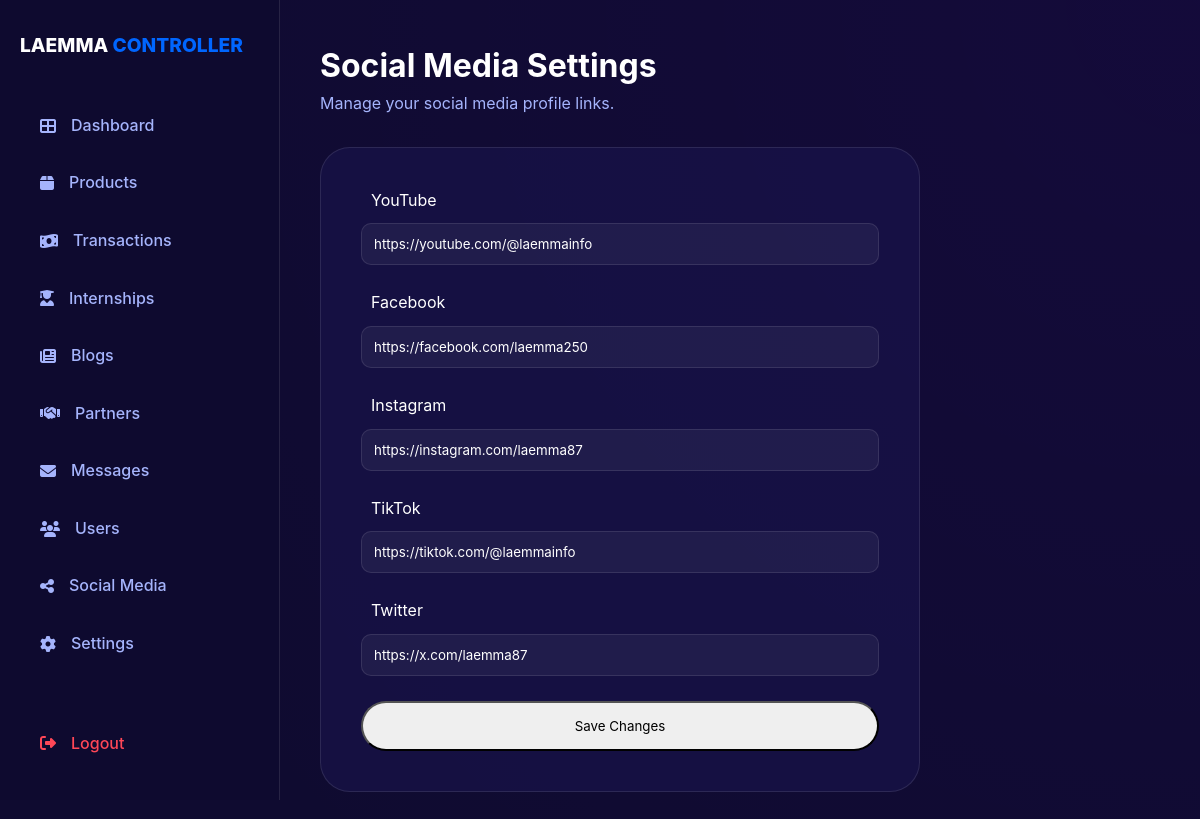
Page /admin/social_media.php (signed in) on the committed database.
### tables this page shows
CREATE TABLE IF NOT EXISTS social_media (
    id INT AUTO_INCREMENT PRIMARY KEY,
    platform VARCHAR(50) NOT NULL,
    url VARCHAR(255) NOT NULL,
    username VARCHAR(100) NULL,
    status ENUM('Visible', 'Hidden') DEFAULT 'Visible',
    icon VARCHAR(50) NULL,
    updated_at TIMESTAMP DEFAULT CURRENT_TIMESTAMP ON UPDATE CURRENT_TIMESTAMP
);

### admin/social_media.php (the view, shortened to what this page needs)
<?php include 'admin_header.php'; ?>
<?php
try {
    $links = $pdo->query("SELECT * FROM social_media")->fetchAll();
} catch (PDOException $e) {
    $links = [];
}
?>
<div style="margin-bottom: 30px;">
    <h1>Social Media <span>Settings</span></h1>
    <p style="color: var(--text-muted);">Manage your social media profile links.</p>
</div>
<div style="background: var(--glass); padding: 40px; border-radius: 30px; border: 1px solid var(--glass-border); max-width: 600px;">
    <form method="POST">
        <?php foreach ($links as $link): ?>
            <div class="form-group" style="margin-bottom: 25px;">
                <label style="display: flex; align-items: center; gap: 10px; margin-bottom: 10px; text-transform: capitalize;">
                    <?php echo htmlspecialchars($link['platform']); ?>
                </label>
                <input type="url" name="links[<?php echo $link['id']; ?>]" value="<?php echo htmlspecialchars($link['url']); ?>"
                       style="width: 100%; padding: 12px; background: rgba(255,255,255,0.05); border: 1px solid var(--glass-border); border-radius: 10px; color: white;">
            </div>
        <?php endforeach; ?>
        <?php if (empty($links)): ?>
            <p style="color: var(--text-muted); margin-bottom: 20px;">No social media links found in database. Run database update script.</p>
        <?php else: ?>
            <button type="submit" class="btn-submit" style="width: 100%; padding: 15px; border-radius: 50px;">Save Changes</button>
        <?php endif; ?>
    </form>
</div>
</div>
</body>
</html>

### admin/admin_header.php (shortened to what this page needs)
<!DOCTYPE html>
<html lang="en">
<head>
    <link rel="stylesheet" href="/laemmainfotech/assets/css/style.css">
    <link rel="stylesheet" href="https://cdnjs.cloudflare.com/ajax/libs/font-awesome/6.4.0/css/all.min.css">
</head>
<body>
    <div class="sidebar">
        <a href="/laemmainfotech/index.php" class="sidebar-brand">LAEMMA <span style="color: var(--primary);">CONTROLLER</span></a>
        <ul class="nav-menu">
            <li><a href="controller.php"><i class="fas fa-th-large"></i> Dashboard</a></li>
            <li><a href="products.php"><i class="fas fa-box"></i> Products</a></li>
            <li><a href="transactions.php"><i class="fas fa-money-bill-wave"></i> Transactions</a></li>
            <li><a href="internships.php"><i class="fas fa-user-graduate"></i> Internships</a></li>
            <li><a href="blogs.php"><i class="fas fa-newspaper"></i> Blogs</a></li>
            <li><a href="partners.php"><i class="fas fa-handshake"></i> Partners</a></li>
            <li><a href="messages.php"><i class="fas fa-envelope"></i> Messages</a></li>
            <li><a href="users.php"><i class="fas fa-users"></i> Users</a></li>
            <li><a href="social_media.php"><i class="fas fa-share-alt"></i> Social Media</a></li>
            <li><a href="settings.php"><i class="fas fa-cog"></i> Settings</a></li>
            <li style="margin-top: 50px;"><a href="/laemmainfotech/logout.php" style="color: #ff4757;"><i class="fas fa-sign-out-alt"></i> Logout</a></li>
        </ul>
    </div>
    <div class="main-content">

### assets/css/style.css (style rules this page uses)
:root { --primary: #0066FF; --secondary: #00D2FF; --accent-purple: #7000FF; --background: #0F0B30; --surface: #1A154D; --text-main: #FFFFFF; --text-muted: #A5B4FC; --border: rgba(255, 255, 255, 0.1); --glass: rgba(26, 21, 77, 0.6); --glass-border: rgba(255, 255, 255, 0.1); --shadow: 0 20px 40px rgba(0, 0, 0, 0.4); --gradient: linear-gradient(135deg, var(--primary), var(--secondary)); --purple-gradient: linear-gradient(135deg, var(--accent-purple), var(--primary)); --card-gradient: linear-gradient(135deg, rgba(26, 21, 77, 0.8) 0%, rgba(15, 11, 48, 0.9) 100%); }
* { margin: 0; padding: 0; box-sizing: border-box; font-family: 'Inter', system-ui, -apple-system, sans-serif; }
body { background-color: var(--background); color: var(--text-main); line-height: 1.6; overflow-x: hidden; background-image: radial-gradient(circle at 50% -20%, rgba(112, 0, 255, 0.15), transparent); }
a { text-decoration: none; color: inherit; transition: 0.3s; }
ul { list-style: none; }

### admin/admin_header.php (style rules this page uses)
body { display: flex; min-height: 100vh; background: var(--background); color: var(--text-main); }
.sidebar { width: 280px; background: rgba(15, 11, 48, 0.95); border-right: 1px solid var(--border); padding: 30px 20px; position: fixed; height: 100vh; backdrop-filter: blur(20px); z-index: 100; }
.main-content { margin-left: 280px; flex: 1; padding: 40px; background-image: radial-gradient(circle at 100% 0%, rgba(112, 0, 255, 0.05), transparent); }
.sidebar-brand { font-weight: 800; font-size: 1.2rem; margin-bottom: 40px; display: block; color: var(--text-main); }
.nav-menu li { margin-bottom: 8px; }
.nav-menu a { display: flex; align-items: center; gap: 15px; padding: 12px 20px; border-radius: 12px; color: var(--text-muted); font-weight: 500; transition: 0.3s; }

### rows in the picture
social_media: platform "YouTube", url "https://youtube.com/@laemmainfo"
social_media: platform "Facebook", url "https://facebook.com/laemma250"
social_media: platform "Instagram", url "https://instagram.com/laemma87"
social_media: platform "TikTok", url "https://tiktok.com/@laemmainfo"
social_media: platform "Twitter", url "https://x.com/laemma87"
